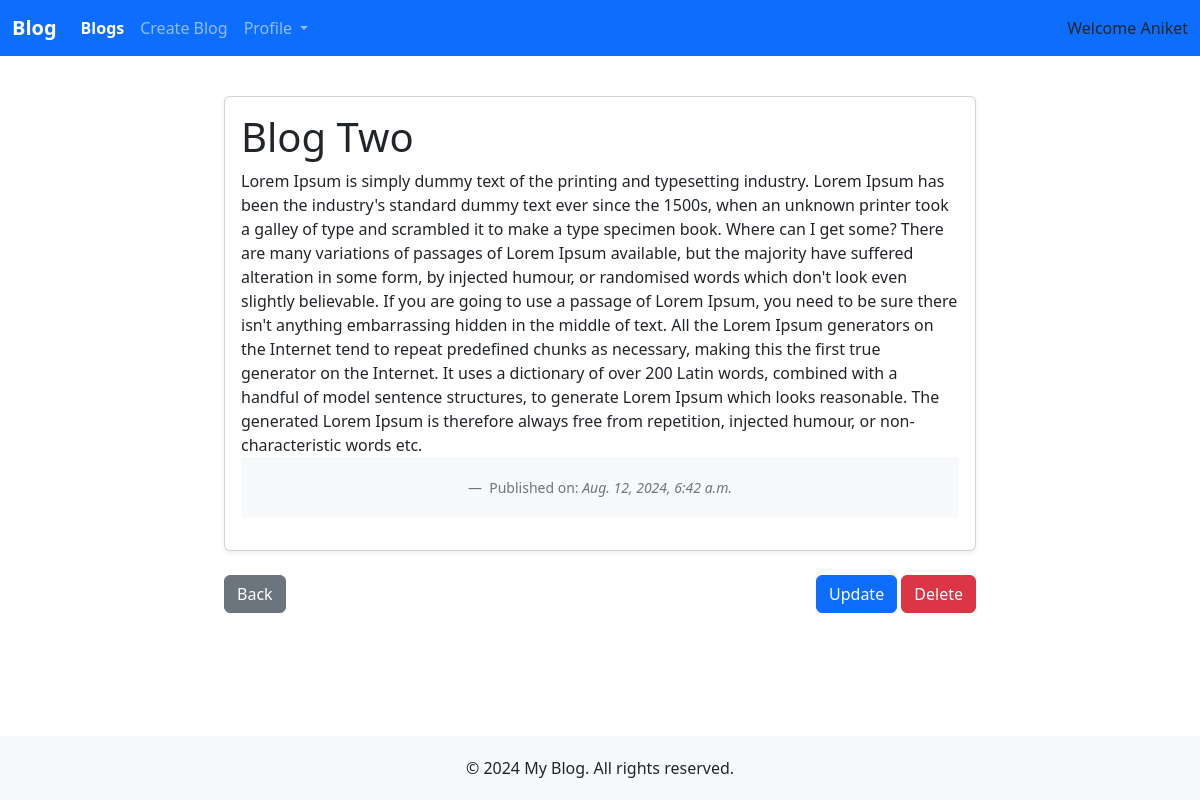
/detail/2/ (signed in), run on an earlier commit of the app's database.
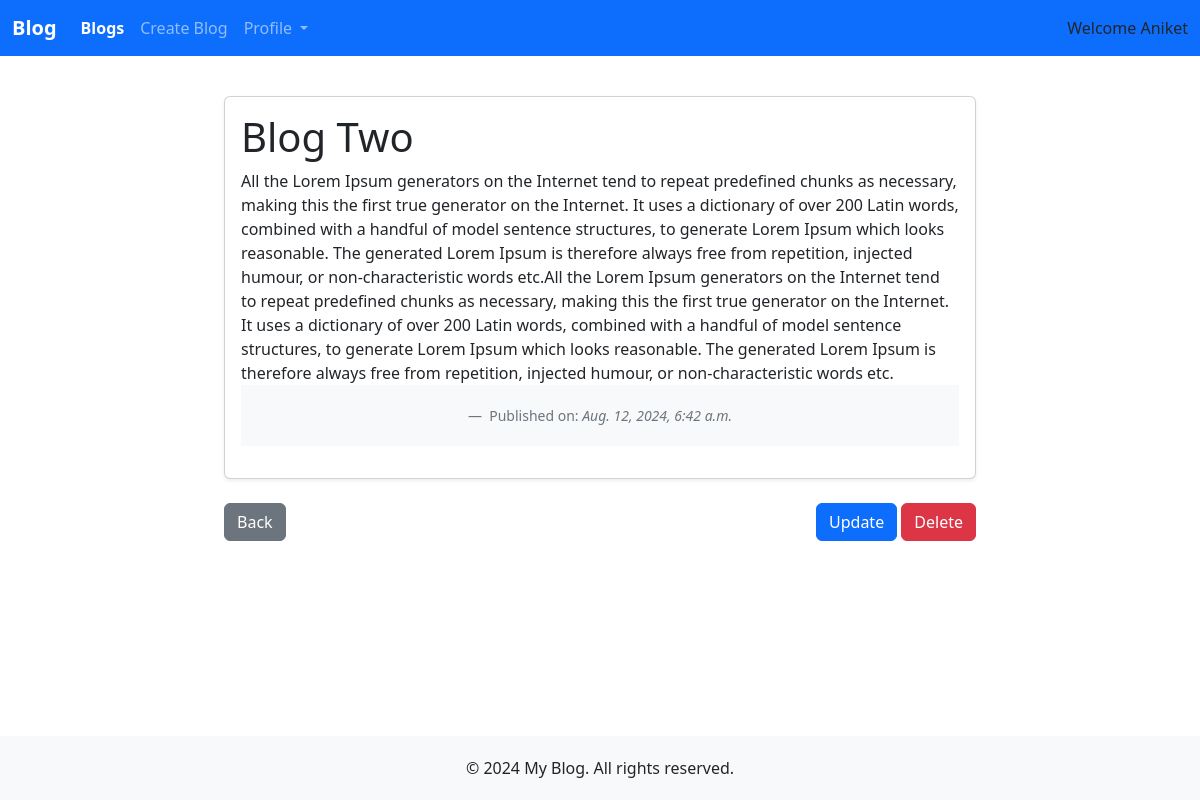
And on a later commit of the database.
### blog/models.py (models this page shows, shortened)
class Post(models.Model):
    title = models.CharField(max_length=100)
    content = models.TextField()
    user = models.ForeignKey(User, on_delete=models.CASCADE)
    created_at = models.DateTimeField(auto_now_add=True)
    updated_at = models.DateTimeField(auto_now=True)

### blog/views.py (the view)
# urls.py: path('detail/<int:id>/', views.blog_detail, name='blog_detail'),
def blog_detail(request, id):
    if request.user.is_authenticated:
        post = get_object_or_404(Post, id=id, user= request.user)
        return render(request, 'blog/post_detail.html', {'post': post})
    else:
        return redirect('login')

### blog/templates/blog/post_detail.html (shortened to what this page needs)
{% extends 'blog/base.html' %}
{% block content %}
<div class="container content-container">
    <div class="card mb-4 shadow-sm">
        <div class="card-body">
            <h1 class="card-title">{{ post.title }}</h1>
            <p class="card-text">{{ post.content }}</p>
            <footer class="blockquote-footer">
                Published on: <cite title="Published date">{{ post.created_at }}</cite>
            </footer>
        </div>
    </div>
    <div class="d-flex justify-content-between">
        <a href="{% url 'all_posts' %}" class="btn btn-secondary">Back</a>
        <div>
            <a href="{% url 'update_blog' post.id %}" class="btn btn-primary">Update</a>
            <a href="{% url 'delete_blog' post.id %}" class="btn btn-danger">Delete</a>
        </div>
    </div>
</div>
{% endblock content %}

### blog/templates/blog/base.html (shortened to what this page needs)
<!doctype html>
<html lang="en">
<head>
    <link href="https://cdn.jsdelivr.net/npm/bootstrap@5.3.3/dist/css/bootstrap.min.css" rel="stylesheet">
</head>
<body>
    {% if not user.is_authenticated %}
    <nav class="navbar navbar-expand-lg navbar-dark bg-primary fixed-top">
        <a class="navbar-brand" href="{% url 'all_posts' %}">Blog</a>
        <ul class="navbar-nav ms-auto mb-2 mb-lg-0">
            <li class="nav-item">
                <a class="nav-link" style="font-weight: bold;" href="{% url 'login' %}">SignIn</a>
            </li>
        </ul>
    </nav>
    {% else %}
    <nav class="navbar navbar-expand-lg navbar-dark bg-primary fixed-top">
        <div class="container-fluid">
            <a class="navbar-brand" href="{% url 'all_posts' %}">Blog</a>
            <div class="collapse navbar-collapse" id="navbarSupportedContent">
                <ul class="navbar-nav me-auto mb-2 mb-lg-0">
                    <li class="nav-item">
                        <a class="nav-link active" aria-current="page" href="{% url 'all_posts' %}">Blogs</a>
                    </li>
                    <li class="nav-item">
                        <a class="nav-link" href="{% url 'blog_post' %}">Create Blog</a>
                    </li>
                    <li class="nav-item dropdown">
                        <a class="nav-link dropdown-toggle" href="#" role="button" data-bs-toggle="dropdown" aria-expanded="false">
                            Profile
                        </a>
                    </li>
                </ul>
                <div class="d-flex ms-3">Welcome {{request.user.first_name}}</div>
            </div>
        </div>
    </nav>
    {% endif %}
    <div class="container content-container">
        {% block content %}{% endblock content %}
    </div>
    <footer>
        <p>&copy; 2024 My Blog. All rights reserved.</p>
    </footer>
</body>
</html>

### blog/templates/blog/base.html (style rules this page uses)
html, body { height: 100%; margin: 0; }
body { display: flex; flex-direction: column; padding-top: 56px; }
.navbar-brand { font-weight: bold; }
.navbar-nav .nav-link.active { font-weight: bold; }
.content-container { flex: 1; margin: 20px auto; max-width: 800px; }
footer { background-color: #f8f9fa; padding: 20px 0; text-align: center; margin-top: auto; }
footer p { margin: 0; }

What changed in the data, as far as the page shows it:
changed Post "Blog Two": content "Lorem Ipsum is simply dummy text of the printing and typesetting industry. Lorem Ipsum has been the industry's standard dummy text ever since the 1500s, when an unknown printer took a galley of type and scrambled it to make a type specimen book. Where can I get some? There are many variations of passages of Lorem Ipsum available, but the majority have suffered alteration in some form, by injected humour, or randomised words which don't look even slightly believable. If you are going to use a passage of Lorem Ipsum, you need to be sure there isn't anything embarrassing hidden in the middle of text. All the Lorem Ipsum generators…" → "All the Lorem Ipsum generators on the Internet tend to repeat predefined chunks as necessary, making this the first true generator on the Internet. It uses a dictionary of over 200 Latin words, combined with a handful of model sentence structures, to generate Lorem Ipsum which looks reasonable. The generated Lorem Ipsum is therefore always free from repetition, injected humour, or non-characteristic words etc.All the Lorem Ipsum generators…"
